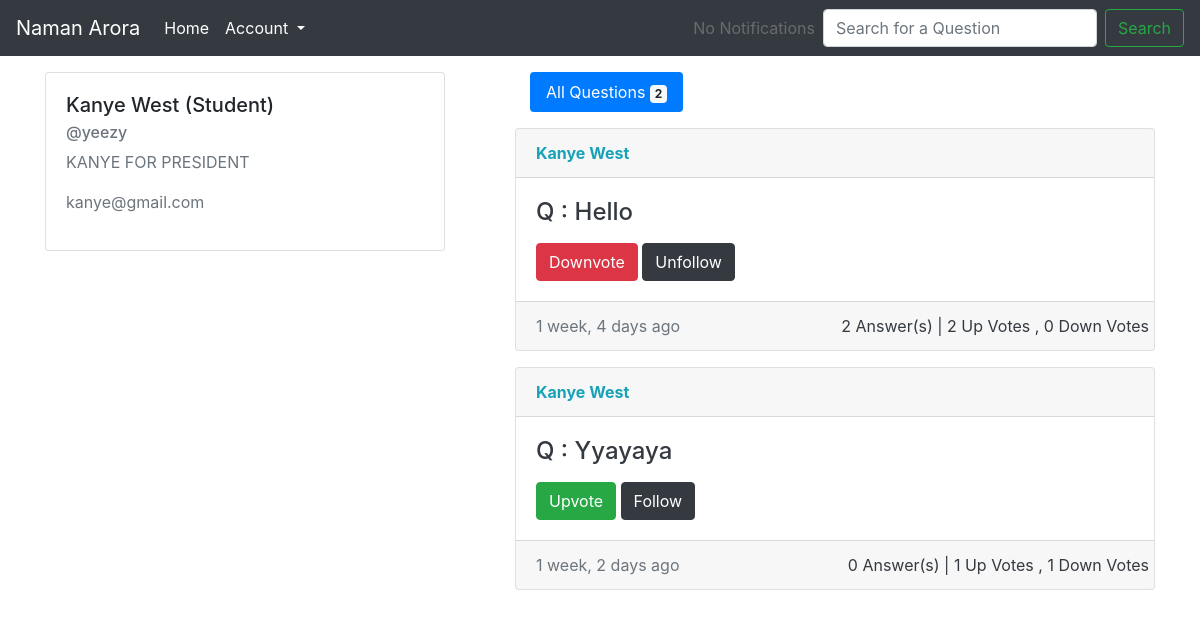
/main_app/user/3/ (signed in), run on an earlier commit of the app's database.
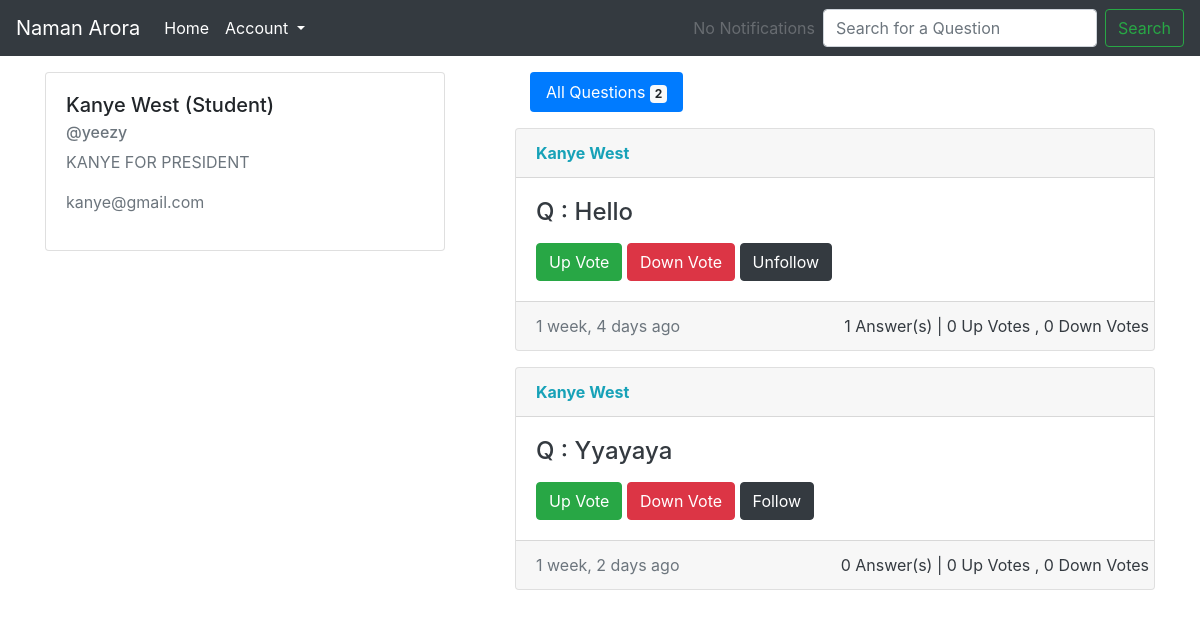
And on a later commit of the database.
### main_app/models.py (models this page shows, shortened)
class Question(models.Model):
    question = models.TextField(blank=False,)
    author = models.ForeignKey(Profile, on_delete=models.CASCADE,
                               related_name='questions')
    pub_date = models.DateTimeField(blank = False)
    following = models.ManyToManyField(Profile,related_name = 'following')
    validity = models.IntegerField(default = 0, blank = False)

class Profile(models.Model):
    USER_TYPES =   [('aspirant', 'Aspirant'), ('student', 'Student')]
    user = models.OneToOneField(User, on_delete = models.CASCADE)
    user_type = models.TextField(blank = False, choices = USER_TYPES)
    bio = models.CharField(max_length = 250, blank = True)
    @property  # decorator
    def full_name(self):
        return "{} {}".format(self.user.first_name, self.user.last_name)

class Vote(models.Model):
    VOTE_TYPES = [('Upvote', 'Upvote'), ('Downvote', 'Downvote')]
    type = models.CharField(max_length = 50, blank = False, choices = VOTE_TYPES)
    question = models.ForeignKey(Question,on_delete = models.CASCADE,
                                 related_name = 'votes', default = None)
    user = models.ForeignKey(Profile,on_delete = models.CASCADE,
                             related_name = 'votes')
    class Meta:
        unique_together = (('question','user', 'type'),)

class Answer(models.Model):
    answer = models.TextField(blank = False)
    question = models.ForeignKey(Question, on_delete = models.CASCADE,
                                 default = None, related_name='answers')
    author = models.ForeignKey(Profile, on_delete = models.CASCADE,
                               related_name = 'answers')
    pub_date = models.DateTimeField(blank=False)
    validity = models.IntegerField(default = 0, blank = False)

### main_app/views.py (the view)
# urls.py: path('user/<int:pk>/', login_required(ProfileView.as_view())),
class ProfileView(DetailView):
    model = Profile
    template_name = 'main_app/user_detail.html'

### main_app/templatetags/extras.py (called while the page is built)
@register.filter(name='vote_count')  # decorator
def vote_count(question):
    upvotes, downvotes = 0, 0
    upvotes = sum(1 for vote in question.votes.all() if vote.type == 'Upvote')
    downvotes = sum(1 for vote in question.votes.all() if vote.type == 'Downvote')
    return "{} Up Votes , {} Down Votes ".format(upvotes, downvotes)

@register.filter(name='check_voted')   #decorator
def check_voted(model, user):
    flag = 0
    for vote in model.votes.all():
        if vote.user.user == user:
            flag = vote.type
            break
    return flag

@register.filter(name='opp_vote')
def opp_vote(model, user):
    profile = user.profile
    vote = model.votes.filter(user = profile)[0]
    if vote.type == "Upvote":
        return "Downvote"
    else :
        return "Upvote"

@register.filter(name = 'check_following')
def check_following(question, user):
    profile = user.profile
    flag = 0
    for followers in question.following.all():
        if profile == followers:
            flag = 1
            break
    return flag

### main_app/templates/main_app/user_detail.html (shortened to what this page needs)
{% extends "main_app/main_app_base.html" %}
{% load humanize %}
{% load extras %}
{% block body_block %}
<div class="row">
<div class="col">
   <div class="card" style="width: 25rem;">
      <div class="card-body">
         <h5 class="card-title">{{profile.user.first_name}} {{profile.user.last_name}} ({{profile.user_type | title}})</h5>
         <h6 class="card-subtitle mb-2 text-muted">@{{profile.user.username}}</h6>
         <p class="card-text text-muted">{{profile.bio}}</p>
         {% if user == profile.user %}
         <p class="text-center"> <a href="/main_app/user/edit/{{profile.user.id}}" class="card-link">Edit profile</a></p>
         {% else %}
         <p class="text-muted"><strong></strong>{{profile.user.email}}</p>
         {% endif %}
      </div>
   </div>
</div>
<div class="col">
<div class="container container-fluid">
   <ul class="nav nav-pills mb-3" id="myTab" role="tablist">
      <li class="nav-item">
         <a class="nav-link active" id="allquestions-tab" data-toggle="tab" href="#allquestions" role="tab" aria-controls="home" aria-selected="true">All Questions  <span class="badge badge-light">{{profile.questions.all | length}}</span></a>
      </li>
   </ul>
</div>
{% for question in profile.questions.all %}
      <div class="card" style="width: 40rem;">
         <div class="card-header">
            <a class="text text-info font-weight-bold" data-toggle="collapse" href="#{{question.pk}}" role="button" aria-expanded="false" aria-controls="{{question.pk}}"> {{ question.author.user.first_name }} {{ question.author.user.last_name }}</a>
         </div>
         <div class="card-body">
           <h4 class="card-title">
              <a href="/main_app/question/{{question.id}}">
                 <p class="text-dark">Q : {{ question.question }}</p>
              </a>
           </h4>
           {% if  question|check_voted:user  %}
           {% if question|opp_vote:user == 'Upvote' %}
           <a class="btn btn-success" href="/main_app/question/{{question|opp_vote:user}}/{{question.id}}/">{{question|opp_vote:user}}</a>
           {% else %}
           <a class="btn btn-danger" href="/main_app/question/{{question|opp_vote:user}}/{{question.id}}/">{{question|opp_vote:user}}</a>
           {% endif %}
           {% else %}
           <a class="btn btn-success" href="/main_app/question/Upvote/{{question.id}}/">Up Vote</a>
           <a class="btn btn-danger" href="/main_app/question/Downvote/{{question.id}}/">Down Vote</a>
           {% endif %}
           {% if question|check_following:user %}
           <a class="btn btn-dark"  href="/main_app/unfollow/{{question.id}}/">Unfollow</a>
           {% else %}
           <a class="btn btn-dark"  href="/main_app/follow/{{question.id}}/">Follow</a>
           {% endif %}
         </div>
         <div class="card-footer text-muted">
           <div class="row">
              <div class="col">
                 {{question.pub_date | naturaltime}}
              </div>
              <div class="col-l text-dark">
                 {{question.answers.all | length}} Answer(s) |
                 {{question | vote_count }}
              </div>
           </div>
         </div>
         </div>
{% endfor %}
{% endblock %}

What changed in the data, as far as the page shows it:
changed Question "Hello": answers.all|length "2" → "1"; id "2 Up Votes , 0 Down Votes" → "0 Up Votes , 0 Down Votes"; id.type "Downvote" → (not shown); now shows "Up Vote Down Vote"
shown differently, row unchanged: Question "Yyayaya": id "1 Up Votes , 1 Down Votes" → "0 Up Votes , 0 Down Votes"; id.type "Upvote" → (not shown); now shows "Up Vote Down Vote"
